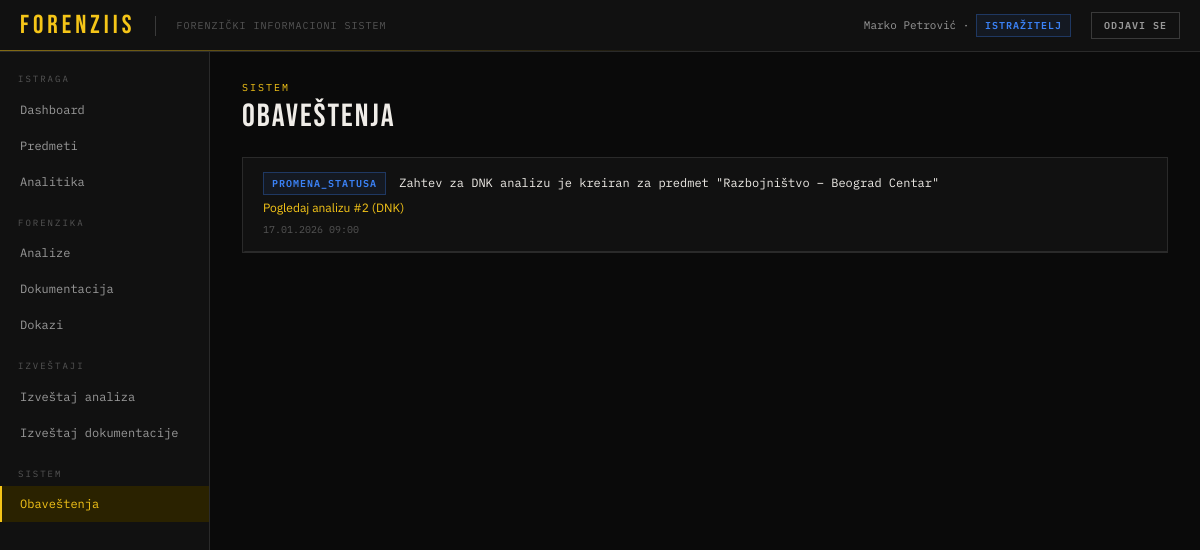
/?page=obavestenja (signed in), run on the app's committed database.
### tables this page shows
CREATE TABLE korisnik (
    id              INT AUTO_INCREMENT PRIMARY KEY,
    ime             VARCHAR(255) NOT NULL,
    prezime         VARCHAR(255) NOT NULL,
    email           VARCHAR(255) NOT NULL UNIQUE,
    kor_ime         VARCHAR(255) NULL UNIQUE,
    lozinka_hash    VARCHAR(255) NOT NULL,
    uloga           ENUM('ADMINISTRATOR','ISTRAZITELJ','TEHNICAR','VESTAK') NOT NULL,
    aktivan         BOOLEAN NOT NULL DEFAULT TRUE,
    datum_kreiranja DATETIME NOT NULL DEFAULT NOW()
);

CREATE TABLE obavestenje (
    id           INT AUTO_INCREMENT PRIMARY KEY,
    sadrzaj      TEXT NOT NULL,
    procitano    BOOLEAN NOT NULL DEFAULT FALSE,
    tip          VARCHAR(50) NOT NULL,
    datum_vreme  DATETIME NOT NULL DEFAULT NOW(),
    korisnik_id  INT NOT NULL,
    zahtev_id    INT NULL,
    FOREIGN KEY (korisnik_id) REFERENCES korisnik(id),
    FOREIGN KEY (zahtev_id) REFERENCES zahtev_za_analizu(id) ON DELETE SET NULL
);

CREATE TABLE zahtev_za_analizu (
    id                    INT AUTO_INCREMENT PRIMARY KEY,
    opis                  TEXT NULL,
    tip_analize           ENUM('BALISTICKA','DNK','DIGITALNA','HEMIJSKA','TOKSIKOLOSKA','DOKUMENTOLOSKA','DRUGA') NOT NULL,
    datum_kreiranja       DATETIME NOT NULL DEFAULT NOW(),
    datum_pocetka         DATETIME NULL,
    rok                   DATETIME NULL,
    status                ENUM('KREIRAN','DODELJEN','U_TOKU','ZAVRSEN','PREKORACEN','ODBIJEN') NOT NULL DEFAULT 'KREIRAN',
    prag_upozorenja_dana  INT NOT NULL DEFAULT 3,
    istrazitelj_id        INT NOT NULL,
    dokaz_id              INT NOT NULL,
    predmet_id            INT NOT NULL,
    vestak_id             INT NULL,
    FOREIGN KEY (istrazitelj_id) REFERENCES istrazitelj(id_korisnik),
    FOREIGN KEY (dokaz_id) REFERENCES dokaz(id),
    FOREIGN KEY (predmet_id) REFERENCES predmet(id),
    FOREIGN KEY (vestak_id) REFERENCES vestak(id_korisnik)
);

### index.php (called while the page is built, shortened)
<?php
require_once __DIR__ . '/config.php';
require_once __DIR__ . '/helpers.php';
$page   = $_GET['page']   ?? 'dashboard';
require __DIR__ . '/layout/header.php';
require __DIR__ . "/pages/{$page}.php";
require __DIR__ . '/layout/footer.php';

### helpers.php (called while the page is built, shortened)
<?php
function e(?string $str): string
{
    return htmlspecialchars($str ?? '', ENT_QUOTES, 'UTF-8');
}
function formatDatumVreme(?string $datetime): string
{
    return date('d.m.Y H:i', strtotime($datetime));
}
function tipAnalizeLabel(string $tip): string
{
    $mapa = [
        'BALISTICKA'     => 'Balistička',
        'DNK'            => 'DNK',
        'DIGITALNA'      => 'Digitalna',
        'HEMIJSKA'       => 'Hemijska',
        'TOKSIKOLOSKA'   => 'Toksikološka',
        'DOKUMENTOLOSKA' => 'Dokumentološka',
        'DRUGA'          => 'Druga',
    ];
    return $mapa[$tip] ?? $tip;
}
function ulogaLabel(string $uloga): string
{
    $mapa = [
        'ADMINISTRATOR' => 'Administrator',
        'ISTRAZITELJ'   => 'Istražitelj',
        'TEHNICAR'      => 'Tehničar',
        'VESTAK'        => 'Veštak',
    ];
    return $mapa[$uloga] ?? $uloga;
}
function ulogaBadge(string $uloga): string
{
    $mapa = [
        'ADMINISTRATOR' => 'badge-red',
        'ISTRAZITELJ'   => 'badge-blue',
        'TEHNICAR'      => 'badge-green',
        'VESTAK'        => 'badge-purple',
    ];
    return $mapa[$uloga] ?? 'badge-gray';
}

### pages/obavestenja.php (the view, shortened to what this page needs)
<?php
$userId = $_SESSION['user_id'];
$stmt = $conn->prepare("
    SELECT o.*, z.tip_analize
    FROM obavestenje o
    LEFT JOIN zahtev_za_analizu z ON z.id = o.zahtev_id
    WHERE o.korisnik_id = ?
    ORDER BY o.datum_vreme DESC
");
$stmt->bind_param('i', $userId);
$stmt->execute();
$obavestenja = $stmt->get_result();
?>
<div class="page-eyebrow">Sistem</div>
<div class="page-title">Obaveštenja</div>
<div class="card">
    <div class="card-body" style="padding:0;">
        <?php if ($obavestenja->num_rows > 0): ?>
            <?php while ($o = $obavestenja->fetch_assoc()): ?>
            <div class="notif-item <?= !$o['procitano'] ? 'unread' : '' ?>">
                <div style="display:flex; justify-content:space-between; align-items:flex-start;">
                    <div>
                        <div class="notif-title">
                            <?php if ($o['tip']): ?>
                            <span class="badge badge-blue" style="margin-right:6px;"><?= e($o['tip']) ?></span>
                            <?php endif; ?>
                            <?= e($o['sadrzaj']) ?>
                        </div>
                        <?php if ($o['zahtev_id']): ?>
                        <div class="notif-body">
                            <a href="?page=analiza-detalji&id=<?= $o['zahtev_id'] ?>" style="color:var(--yellow);">
                                Pogledaj analizu #<?= $o['zahtev_id'] ?>
                                <?= $o['tip_analize'] ? ' (' . e(tipAnalizeLabel($o['tip_analize'])) . ')' : '' ?>
                            </a>
                        </div>
                        <?php endif; ?>
                        <div class="notif-time"><?= formatDatumVreme($o['datum_vreme']) ?></div>
                    </div>
                </div>
            </div>
            <?php endwhile; ?>
        <?php else: ?>
        <div class="empty-state">Nemate obaveštenja</div>
        <?php endif; ?>
    </div>
</div>

### layout/header.php (shortened to what this page needs)
<?php
$neprocitanaQuery = $conn->prepare("SELECT COUNT(*) as cnt FROM obavestenje WHERE korisnik_id = ? AND procitano = 0");
$neprocitanaQuery->bind_param('i', $_SESSION['user_id']);
$neprocitanaQuery->execute();
$neprocitanaBroj = $neprocitanaQuery->get_result()->fetch_assoc()['cnt'];
$kq = $conn->prepare("SELECT id, ime, prezime, email, uloga FROM korisnik WHERE id = ?");
$kq->bind_param('i', $_SESSION['user_id']);
$kq->execute();
$korisnik = $kq->get_result()->fetch_assoc();
?>
<!DOCTYPE html>
<html lang="sr">
<head>
</head>
<body>
<div id="app">
<div class="topbar">
    <div class="topbar-logo">ForenzIIS</div>
    <div class="topbar-system">Forenzički informacioni sistem</div>
    <div class="topbar-user">
        <?= e($korisnik['ime'] . ' ' . $korisnik['prezime']) ?> · <span class="badge <?= ulogaBadge($korisnik['uloga']) ?>"><?= e(ulogaLabel($korisnik['uloga'])) ?></span>
    </div>
    <a href="?page=logout" class="btn btn-ghost btn-sm">Odjavi se</a>
</div>
<div class="body-wrap">
<div class="sidebar">
<?php
$uloga = $_SESSION['uloga'];
if ($uloga === 'ADMINISTRATOR'):
?>
    <div class="sidebar-section">Administracija</div>
    <a href="?page=dashboard" class="nav-item <?= $page === 'dashboard' ? 'active' : '' ?>">Dashboard</a>
    <a href="?page=korisnik-novi" class="nav-item <?= $page === 'korisnik-novi' ? 'active' : '' ?>">Novi korisnik</a>
    <a href="?page=izvestaj-analize" class="nav-item <?= $page === 'izvestaj-analize' ? 'active' : '' ?>">Izveštaj analiza</a>
    <a href="?page=izvestaj-dokumentacije" class="nav-item <?= $page === 'izvestaj-dokumentacije' ? 'active' : '' ?>">Izveštaj dokumentacije</a>
    <a href="?page=analitika" class="nav-item <?= $page === 'analitika' ? 'active' : '' ?>">Analitika</a>
    <div class="sidebar-section">Predmeti</div>
    <a href="?page=predmeti" class="nav-item <?= $page === 'predmeti' || strpos($page, 'predmet-') === 0 ? 'active' : '' ?>">Predmeti</a>
    <div class="sidebar-section">Forenzika</div>
    <a href="?page=dokazi" class="nav-item <?= $page === 'dokazi' || strpos($page, 'dokaz-') === 0 ? 'active' : '' ?>">Dokazi</a>
    <a href="?page=analize" class="nav-item <?= $page === 'analize' || strpos($page, 'analiza-') === 0 ? 'active' : '' ?>">Analize</a>
    <a href="?page=dokumentacija" class="nav-item <?= $page === 'dokumentacija' || strpos($page, 'dokument-') === 0 ? 'active' : '' ?>">Dokumentacija</a>
    <a href="?page=dokazi-zahtevi" class="nav-item <?= $page === 'dokazi-zahtevi' ? 'active' : '' ?>">Zahtevi za dokaze</a>
    <div class="sidebar-section">Sistem</div>
    <a href="?page=tagovi" class="nav-item <?= $page === 'tagovi' || $page === 'tag-novi' ? 'active' : '' ?>">Tagovi</a>
    <a href="?page=obavestenja" class="nav-item <?= $page === 'obavestenja' ? 'active' : '' ?>">Obaveštenja<?php if ($neprocitanaBroj > 0): ?> <span class="nav-badge"><?= $neprocitanaBroj ?></span><?php endif; ?></a>
<?php elseif ($uloga === 'ISTRAZITELJ'): ?>
    <div class="sidebar-section">Istraga</div>
    <a href="?page=dashboard" class="nav-item <?= $page === 'dashboard' ? 'active' : '' ?>">Dashboard</a>
    <a href="?page=predmeti" class="nav-item <?= $page === 'predmeti' || strpos($page, 'predmet-') === 0 ? 'active' : '' ?>">Predmeti</a>
    <a href="?page=analitika" class="nav-item <?= $page === 'analitika' ? 'active' : '' ?>">Analitika</a>
    <div class="sidebar-section">Forenzika</div>
    <a href="?page=analize" class="nav-item <?= $page === 'analize' || strpos($page, 'analiza-') === 0 ? 'active' : '' ?>">Analize</a>
    <a href="?page=dokumentacija" class="nav-item <?= $page === 'dokumentacija' || strpos($page, 'dokument-') === 0 ? 'active' : '' ?>">Dokumentacija</a>
    <a href="?page=dokazi" class="nav-item <?= $page === 'dokazi' || strpos($page, 'dokaz-') === 0 ? 'active' : '' ?>">Dokazi</a>
    <div class="sidebar-section">Izveštaji</div>
    <a href="?page=izvestaj-analize" class="nav-item <?= $page === 'izvestaj-analize' ? 'active' : '' ?>">Izveštaj analiza</a>
    <a href="?page=izvestaj-dokumentacije" class="nav-item <?= $page === 'izvestaj-dokumentacije' ? 'active' : '' ?>">Izveštaj dokumentacije</a>
    <div class="sidebar-section">Sistem</div>
    <a href="?page=obavestenja" class="nav-item <?= $page === 'obavestenja' ? 'active' : '' ?>">Obaveštenja<?php if ($neprocitanaBroj > 0): ?> <span class="nav-badge"><?= $neprocitanaBroj ?></span><?php endif; ?></a>
<?php endif; ?>
</div>
<div class="main">

### layout/header.php (style rules this page uses)
:root { --bg: #0a0a0a; --surface: #111111; --surface-2: #181818; --surface-3: #202020; --border: #2a2a2a; --border-hi: #3a3a3a; --yellow: #f5c518; --yellow-dim: #c9a015; --yellow-dark:#2a2200; --yellow-glow: rgba(245,197,24,.12); --text-1: #f0ede8; --text-2: #999; --text-3: #555; --green: #22c55e; --red: #ef4444; --orange: #f97316; --blue: #3b82f6; --purple: #a855f7; --mono: 'IBM Plex Mono', monospace; --sans: 'IBM Plex Sans', sans-serif; --display: 'Bebas Neue', sans-serif; --r: 0px; --transition: 140ms ease; }
*, *::before, *::after { box-sizing: border-box; margin: 0; padding: 0; }
body { font-family: var(--sans); font-size: 13px; background: var(--bg); color: var(--text-1); line-height: 1.5; -webkit-font-smoothing: antialiased; }
a { color: inherit; text-decoration: none; }
.btn { font-family: var(--mono); font-size: 11px; font-weight: 600; text-transform: uppercase; letter-spacing: 1px; padding: 9px 18px; border: 1px solid transparent; cursor: pointer; display: inline-flex; align-items: center; gap: 6px; transition: all var(--transition); outline: none; }
.btn-ghost { background: transparent; color: var(--text-2); border-color: var(--border-hi); }
.btn-sm { padding: 5px 12px; font-size: 10px; }
#app { display: flex; height: 100vh; flex-direction: column; }
.topbar { height: 52px; background: var(--surface); border-bottom: 1px solid var(--border); display: flex; align-items: center; padding: 0 20px; gap: 20px; flex-shrink: 0; position: relative; }
.topbar::after { content: ''; position: absolute; bottom: 0; left: 0; right: 0; height: 1px; background: linear-gradient(90deg, var(--yellow) 0%, transparent 60%); opacity: .5; }
.topbar-logo { font-family: var(--display); font-size: 26px; letter-spacing: 4px; color: var(--yellow); line-height: 1; }
.topbar-system { font-family: var(--mono); font-size: 10px; color: var(--text-3); text-transform: uppercase; letter-spacing: 1px; }
.topbar-user { font-family: var(--mono); font-size: 11px; color: var(--text-2); }
.body-wrap { display: flex; flex: 1; overflow: hidden; }
.sidebar { width: 210px; background: var(--surface); border-right: 1px solid var(--border); flex-shrink: 0; overflow-y: auto; padding: 16px 0; }
.sidebar-section { font-family: var(--mono); font-size: 9px; text-transform: uppercase; letter-spacing: 2px; color: var(--text-3); padding: 16px 18px 6px; }
.sidebar-section:first-child { padding-top: 4px; }
.nav-item { display: flex; align-items: center; gap: 10px; padding: 9px 18px; font-family: var(--mono); font-size: 12px; color: var(--text-2); cursor: pointer; border-left: 2px solid transparent; transition: all var(--transition); }
.nav-item.active { color: var(--yellow); border-left-color: var(--yellow); background: var(--yellow-dark); }
.main { flex: 1; overflow-y: auto; padding: 28px 32px; }
.page-eyebrow { font-family: var(--mono); font-size: 10px; text-transform: uppercase; letter-spacing: 2px; color: var(--yellow); margin-bottom: 6px; }
.page-title { font-family: var(--display); font-size: 32px; letter-spacing: 2px; color: var(--text-1); line-height: 1; margin-bottom: 24px; }
.card { background: var(--surface); border: 1px solid var(--border); margin-bottom: 16px; }
.card-body { padding: 20px; font-family: var(--mono); font-size: 13px; color: var(--text-1); }
.badge { font-family: var(--mono); font-size: 10px; font-weight: 600; text-transform: uppercase; letter-spacing: 1px; padding: 3px 8px; border: 1px solid; display: inline-block; }
.badge-blue { color: var(--blue); border-color: rgba(59,130,246,.3); background: rgba(59,130,246,.07); }
.notif-item { padding: 14px 18px; border-bottom: 1px solid var(--border); transition: background var(--transition); }
.notif-item:not(.unread) { border-left: 2px solid transparent; }
.notif-title { font-family: var(--mono); font-size: 12px; color: var(--text-1); margin-bottom: 4px; }
.notif-body { font-family: var(--sans); font-size: 12px; color: var(--text-2); line-height: 1.5; }
.notif-time { font-family: var(--mono); font-size: 10px; color: var(--text-3); margin-top: 5px; }

### data on the page
korisnik: ime+prezime "Marko Petrović", uloga "ISTRAŽITELJ"
obavestenje: tip "PROMENA_STATUSA", sadrzaj "Zahtev za DNK analizu je kreiran za predmet \"Razbojništvo – Beograd Centar\"", zahtev "2", zahtev.tip_analize "DNK", datum_vreme "17.01.2026 09:00"
